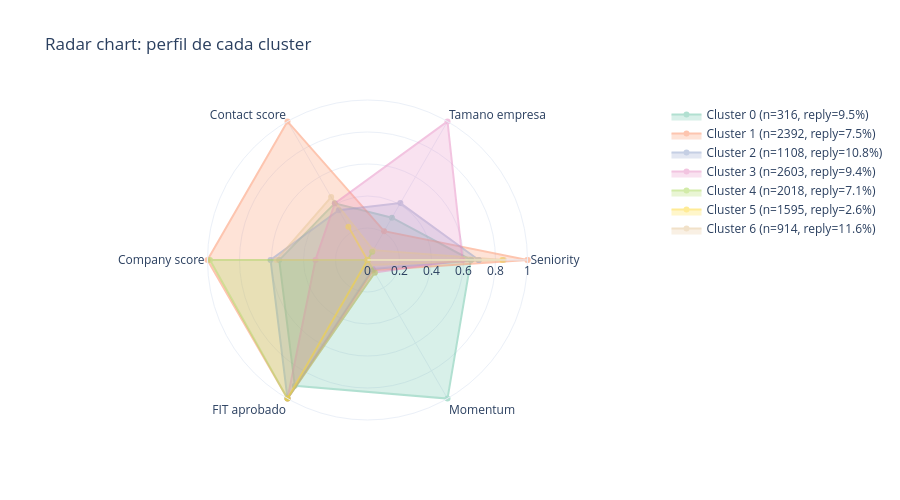

Here is the notebook cell this chart was saved with:
### Code cell
# Radar chart por cluster
radar_cols = ['fe_seniority_ord', 'fe_log_employees', 'fe_contact_score_ord',
              'fe_company_score_ord', 'fe_fit_approved', 'fe_headcount_momentum']
radar_labels = ['Seniority', 'Tamano empresa', 'Contact score', 
                'Company score', 'FIT aprobado', 'Momentum']

# Normalizar al rango 0-1 para radar
cluster_means = df.groupby('cluster')[radar_cols].mean()
for col in radar_cols:
    col_min = cluster_means[col].min()
    col_max = cluster_means[col].max()
    if col_max > col_min:
        cluster_means[col] = (cluster_means[col] - col_min) / (col_max - col_min)

fig = go.Figure()
colors = px.colors.qualitative.Set2
for c in range(best_k):
    vals = cluster_means.loc[c].tolist()
    vals.append(vals[0])  # cerrar el radar
    labels_closed = radar_labels + [radar_labels[0]]
    
    n_contacts = len(df[df['cluster'] == c])
    reply_rate = df[df['cluster'] == c]['target_replied'].mean() * 100
    
    fig.add_trace(go.Scatterpolar(
        r=vals, theta=labels_closed,
        name=f'Cluster {c} (n={n_contacts}, reply={reply_rate:.1f}%)',
        fill='toself', opacity=0.5,
        line_color=colors[c % len(colors)]
    ))

fig.update_layout(title='Radar chart: perfil de cada cluster', height=500,
                  polar=dict(radialaxis=dict(visible=True, range=[0, 1])))
fig.show()

### Figure 1 — Plotly figure (JSON) as saved in the notebook; plotly's stock layout.template omitted (floating-point values rounded to 4 significant figures)
{"data": [{"fill": "toself", "line": {"color": "rgb(102,194,165)"}, "name": "Cluster 0 (n=316, reply=9.5%)", "opacity": 0.5, "r": [0.6466, 0.3053, 0.4089, 0.5517, 0.9082, 1, 0.6466], "theta": ["Seniority", "Tamano empresa", "Contact score", "Company score", "FIT aprobado", "Momentum", "Seniority"], "type": "scatterpolar"}, {"fill": "toself", "line": {"color": "rgb(252,141,98)"}, "name": "Cluster 1 (n=2392, reply=7.5%)", "opacity": 0.5, "r": [1, 0.2078, 1, 1, 1, 0.07312, 1], "theta": ["Seniority", "Tamano empresa", "Contact score", "Company score", "FIT aprobado", "Momentum", "Seniority"], "type": "scatterpolar"}, {"fill": "toself", "line": {"color": "rgb(141,160,203)"}, "name": "Cluster 2 (n=1108, reply=10.8%)", "opacity": 0.5, "r": [0.6954, 0.4107, 0.3587, 0.6062, 1, 0.06535, 0.6954], "theta": ["Seniority", "Tamano empresa", "Contact score", "Company score", "FIT aprobado", "Momentum", "Seniority"], "type": "scatterpolar"}, {"fill": "toself", "line": {"color": "rgb(231,138,195)"}, "name": "Cluster 3 (n=2603, reply=9.4%)", "opacity": 0.5, "r": [0.5939, 1, 0.4082, 0.3254, 1, 0.09049, 0.5939], "theta": ["Seniority", "Tamano empresa", "Contact score", "Company score", "FIT aprobado", "Momentum", "Seniority"], "type": "scatterpolar"}, {"fill": "toself", "line": {"color": "rgb(166,216,84)"}, "name": "Cluster 4 (n=2018, reply=7.1%)", "opacity": 0.5, "r": [0, 0.05896, 0, 0.9846, 1, 0.09235, 0], "theta": ["Seniority", "Tamano empresa", "Contact score", "Company score", "FIT aprobado", "Momentum", "Seniority"], "type": "scatterpolar"}, {"fill": "toself", "line": {"color": "rgb(255,217,47)"}, "name": "Cluster 5 (n=1595, reply=2.6%)", "opacity": 0.5, "r": [0.8438, 0, 0.2391, 0, 1, 0, 0.8438], "theta": ["Seniority", "Tamano empresa", "Contact score", "Company score", "FIT aprobado", "Momentum", "Seniority"], "type": "scatterpolar"}, {"fill": "toself", "line": {"color": "rgb(229,196,148)"}, "name": "Cluster 6 (n=914, reply=11.6%)", "opacity": 0.5, "r": [0.8507, 0.07113, 0.4543, 0.5688, 0, 0.03535, 0.8507], "theta": ["Seniority", "Tamano empresa", "Contact score", "Company score", "FIT aprobado", "Momentum", "Seniority"], "type": "scatterpolar"}], "layout": {"height": 500, "polar": {"radialaxis": {"range": [0, 1], "visible": true}}, "title": {"text": "Radar chart: perfil de cada cluster"}}}
